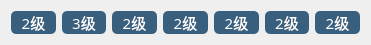
  <widget class="QWidget" name="layoutWidget_4">
   <property name="geometry">
    <rect>
     <x>340</x>
     <y>370</y>
     <width>371</width>
     <height>21</height>
    </rect>
   </property>
   <layout class="QHBoxLayout" name="horizontalLayout_11">
    <item>
     <widget class="QLabel" name="label_86">
      <property name="font">
       <font>
        <family>宋体</family>
        <pointsize>11</pointsize>
       </font>
      </property>
      <property name="styleSheet">
       <string notr="true">background-color:#38607e;
border-radius:5px;
color:white;
</string>
      </property>
      <property name="text">
       <string>2级</string>
      </property>
      <property name="alignment">
       <set>Qt::AlignCenter</set>
      </property>
     </widget>
    </item>
    <item>
     <widget class="QLabel" name="label_87">
      <property name="font">
       <font>
        <family>宋体</family>
        <pointsize>11</pointsize>
       </font>
      </property>
      <property name="styleSheet">
       <string notr="true">background-color:#38607e;
border-radius:5px;
color:white;
</string>
      </property>
      <property name="text">
       <string>3级</string>
      </property>
      <property name="alignment">
       <set>Qt::AlignCenter</set>
      </property>
     </widget>
    </item>
    <item>
     <widget class="QLabel" name="label_88">
      <property name="font">
       <font>
        <family>宋体</family>
        <pointsize>11</pointsize>
       </font>
      </property>
      <property name="styleSheet">
       <string notr="true">background-color:#38607e;
border-radius:5px;
color:white;
</string>
      </property>
      <property name="text">
       <string>2级</string>
      </property>
      <property name="alignment">
       <set>Qt::AlignCenter</set>
      </property>
     </widget>
    </item>
    <item>
     <widget class="QLabel" name="label_89">
      <property name="font">
       <font>
        <family>宋体</family>
        <pointsize>11</pointsize>
       </font>
      </property>
      <property name="styleSheet">
       <string notr="true">background-color:#38607e;
border-radius:5px;
color:white;
</string>
      </property>
      <property name="text">
       <string>2级</string>
      </property>
      <property name="alignment">
       <set>Qt::AlignCenter</set>
      </property>
     </widget>
    </item>
    <item>
     <widget class="QLabel" name="label_90">
      <property name="font">
       <font>
        <family>宋体</family>
        <pointsize>11</pointsize>
       </font>
      </property>
      <property name="styleSheet">
       <string notr="true">background-color:#38607e;
border-radius:5px;
color:white;
</string>
      </property>
      <property name="text">
       <string>2级</string>
      </property>
      <property name="alignment">
       <set>Qt::AlignCenter</set>
      </property>
     </widget>
    </item>
    <item>
     <widget class="QLabel" name="label_91">
      <property name="font">
       <font>
        <family>宋体</family>
        <pointsize>11</pointsize>
       </font>
      </property>
      <property name="styleSheet">
       <string notr="true">background-color:#38607e;
border-radius:5px;
color:white;
</string>
      </property>
      <property name="text">
       <string>2级</string>
      </property>
      <property name="alignment">
       <set>Qt::AlignCenter</set>
      </property>
     </widget>
    </item>
    <item>
     <widget class="QLabel" name="label_92">
      <property name="font">
       <font>
        <family>宋体</family>
        <pointsize>11</pointsize>
       </font>
      </property>
      <property name="styleSheet">
       <string notr="true">background-color:#38607e;
border-radius:5px;
color:white;
</string>
      </property>
      <property name="text">
       <string>2级</string>
      </property>
      <property name="alignment">
       <set>Qt::AlignCenter</set>
      </property>
     </widget>
    </item>
   </layout>
  </widget>
